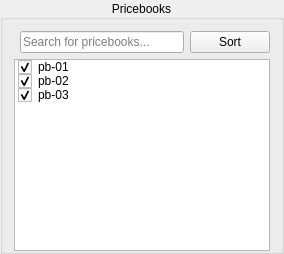
       <widget class="QGroupBox" name="groupBox_3">
        <property name="autoFillBackground">
         <bool>false</bool>
        </property>
        <property name="title">
         <string>Pricebooks</string>
        </property>
        <property name="alignment">
         <set>Qt::AlignmentFlag::AlignCenter</set>
        </property>
        <property name="flat">
         <bool>true</bool>
        </property>
        <property name="checkable">
         <bool>false</bool>
        </property>
        <property name="checked">
         <bool>false</bool>
        </property>
        <layout class="QGridLayout" name="gridLayout_3">
         <property name="bottomMargin">
          <number>0</number>
         </property>
         <item row="0" column="2">
          <widget class="QPushButton" name="pushButton_4">
           <property name="text">
            <string>Sort</string>
           </property>
          </widget>
         </item>
         <item row="0" column="1">
          <widget class="QLineEdit" name="lineEdit">
           <property name="minimumSize">
            <size>
             <width>0</width>
             <height>0</height>
            </size>
           </property>
           <property name="inputMask">
            <string/>
           </property>
           <property name="text">
            <string/>
           </property>
           <property name="placeholderText">
            <string>Search for pricebooks...</string>
           </property>
          </widget>
         </item>
         <item row="1" column="0" colspan="3">
          <widget class="QListWidget" name="listWidget_2">
           <property name="spacing">
            <number>0</number>
           </property>
           <property name="currentRow">
            <number>-1</number>
           </property>
           <property name="sortingEnabled">
            <bool>false</bool>
           </property>
           <item>
            <property name="text">
             <string>pb-01</string>
            </property>
            <property name="checkState">
             <enum>Checked</enum>
            </property>
           </item>
           <item>
            <property name="text">
             <string>pb-02</string>
            </property>
            <property name="checkState">
             <enum>Checked</enum>
            </property>
           </item>
           <item>
            <property name="text">
             <string>pb-03</string>
            </property>
            <property name="checkState">
             <enum>Checked</enum>
            </property>
           </item>
          </widget>
         </item>
        </layout>
       </widget>
